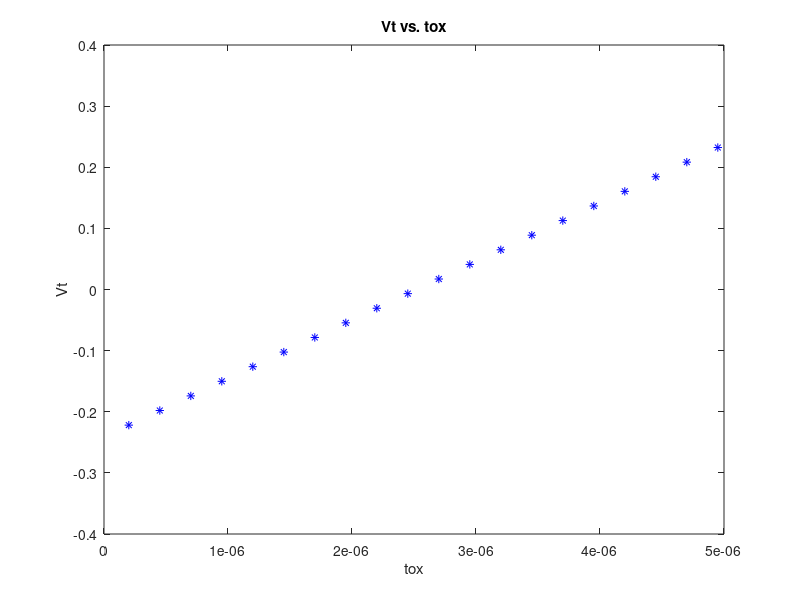

Write the MATLAB code that produced this figure.
%Problem 6.19

Q = 3.3E-8;
Vfb = -0.9;
FP = 0.659;
epsilon = 3.9*8.85E-14;

for tox = 20E-8:25E-8:500E-8
    Vt = (Q*tox)/epsilon + Vfb + FP;
    
    %plotting
    plot(tox,Vt,'b--*');
    hold on
end
xlabel('tox');
ylabel('Vt');
title('Vt vs. tox');